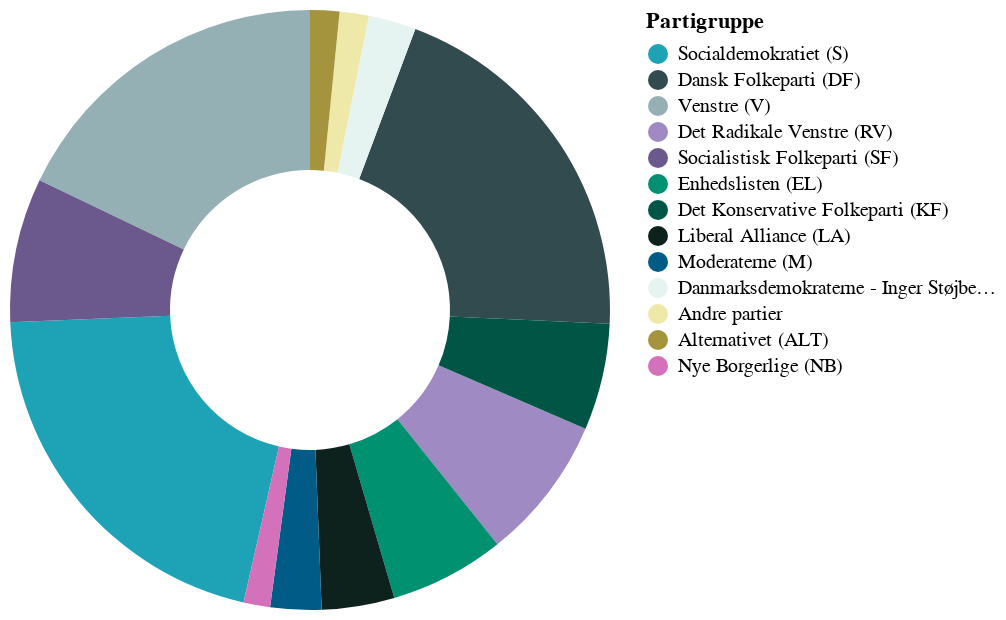

The cell this chart's notebook holds for it:
### Code cell
# Renaming columns for chart
col_names = {"PartiGruppe": "Partigruppe", "AndelParti": "Andel i debatten"}
chart_data_dk = chart_data.rename(columns=col_names)

# Defining custom sort order
sort_order = chart_data_dk["Partigruppe"].tolist()

# Creating a chart in Danish
chart = (
    alt.Chart(chart_data_dk, width="container")
    .mark_arc(innerRadius=70)
    .encode(
        theta=alt.Theta("Andel i debatten:Q"),
        color=alt.Color(
            "Partigruppe:N", sort=sort_order, scale=alt.Scale(range=my_custom_palette)
        ),
        tooltip=[
            alt.Tooltip("Partigruppe:N"),
            alt.Tooltip("Andel i debatten:Q", format=".1%"),
        ],
    )
)
chart.save(".charts/html/figure_04_dk.html")
chart

### Figure 1 — Vega-Lite specification as saved in the notebook (floating-point values rounded to 4 significant figures)
{"config": {"view": {"continuousWidth": 300, "continuousHeight": 300}}, "data": {"name": "data-ba7a461738174088d353e414efdff64d"}, "mark": {"type": "arc", "innerRadius": 70}, "encoding": {"color": {"field": "Partigruppe", "scale": {"range": ["#1ea2b5", "#324b4f", "#95b0b5", "#9f8ac3", "#6b588d", "#009170", "#005545", "#0d221c", "#005c87", "#e6f4f1", "#eee8a9", "#a4943e", "#d471bb", "#27c0bf", "#55ddbe", "#8df8b7", "#de6f9f", "#70a153", "#885534"]}, "sort": ["Socialdemokratiet (S)", "Dansk Folkeparti (DF)", "Venstre (V)", "Det Radikale Venstre (RV)", "Socialistisk Folkeparti (SF)", "Enhedslisten (EL)", "Det Konservative Folkeparti (KF)", "Liberal Alliance (LA)", "Moderaterne (M)", "Danmarksdemokraterne - Inger Støjberg (DD)", "Andre partier", "Alternativet (ALT)", "Nye Borgerlige (NB)"], "type": "nominal"}, "theta": {"field": "Andel i debatten", "type": "quantitative"}, "tooltip": [{"field": "Partigruppe", "type": "nominal"}, {"field": "Andel i debatten", "format": ".1%", "type": "quantitative"}]}, "width": "container", "$schema": "https://vega.github.io/schema/vega-lite/v6.1.0.json", "datasets": {"data-ba7a461738174088d353e414efdff64d": [{"Partigruppe": "Socialdemokratiet (S)", "Andel i debatten": 0.2079}, {"Partigruppe": "Dansk Folkeparti (DF)", "Andel i debatten": 0.2003}, {"Partigruppe": "Venstre (V)", "Andel i debatten": 0.1788}, {"Partigruppe": "Det Radikale Venstre (RV)", "Andel i debatten": 0.07784}, {"Partigruppe": "Socialistisk Folkeparti (SF)", "Andel i debatten": 0.07771}, {"Partigruppe": "Enhedslisten (EL)", "Andel i debatten": 0.06211}, {"Partigruppe": "Det Konservative Folkeparti (KF)", "Andel i debatten": 0.05737}, {"Partigruppe": "Liberal Alliance (LA)", "Andel i debatten": 0.03913}, {"Partigruppe": "Moderaterne (M)", "Andel i debatten": 0.02743}, {"Partigruppe": "Danmarksdemokraterne - Inger Støjberg (DD)", "Andel i debatten": 0.02562}, {"Partigruppe": "Andre partier", "Andel i debatten": 0.01574}, {"Partigruppe": "Alternativet (ALT)", "Andel i debatten": 0.01574}, {"Partigruppe": "Nye Borgerlige (NB)", "Andel i debatten": 0.01434}]}}
